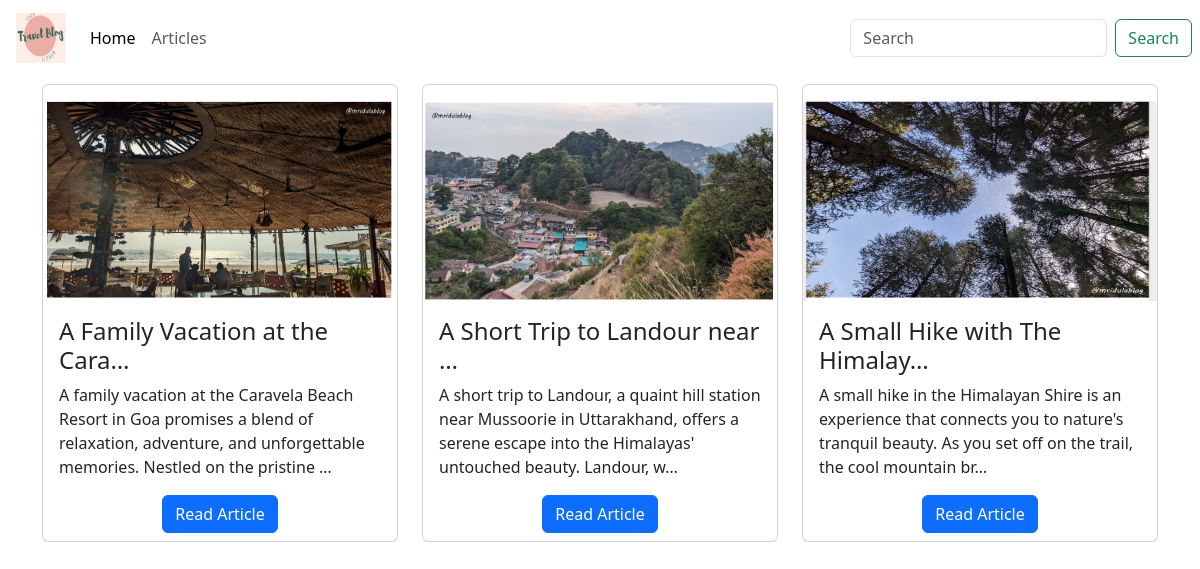
Before: /blog/all with the older database file.
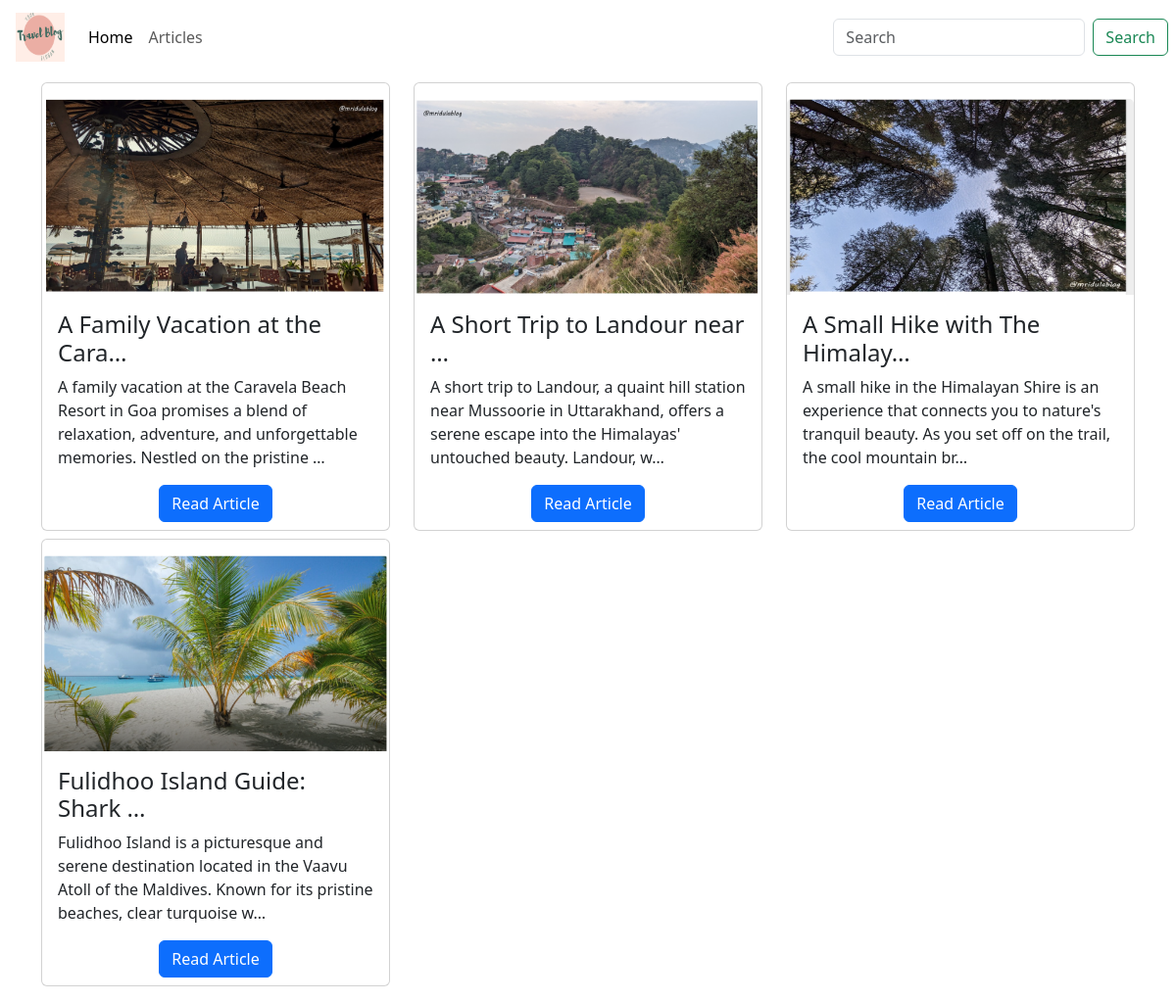
After: the same page with the newer database file.
### blog/models.py (models this page shows)
class Article(models.Model):
    author = models.ForeignKey('auth.User', on_delete=models.CASCADE)
    title = models.CharField(max_length = 150)
    content = models.TextField()
    image = models.ImageField(upload_to="articles/")
    created_at = models.DateTimeField(auto_now_add=True)

### blog/views.py (the view)
# urls.py: path("blog/all", blog_views.blog_list_view, name = "blog_list"),
def blog_list_view(request):
    return render(
        request,
        'blog_list.html',
        context={
            'articles': Article.objects.all()
        }
    )

### templates/blog_list.html (shortened to what this page needs)
{% extends 'layout/base.html' %}
{% block content %}
<div class="container my-2">
    <div class="row">
        {% for item in articles %}
        <div class="col-md-4 mb-2 d-flex">
            <div class="card h-100 d-flex align-items-center">
                <img class="card-img-top mt-3 img-fluid" src="{{item.image.url}}" alt="{{item.title}}"
                    style="height: 200px;" />
                <div class="card-body">
                    <h4 class="card-title">{{item.title|truncatechars:30}}</h4>
                    <p class="card-text">{{item.content|truncatechars:150}}</p>
                </div>
                <a href="{% url 'article' item.id %}" class="btn btn-primary w-auto mb-2">Read Article</a>
            </div>
        </div>
        {% endfor %}
    </div>
</div>
{% endblock content %}

Changed rows visible on the page:
added Article: image (picture), title "Fulidhoo Island Guide: Shark …", content "Fulidhoo Island is a picturesque and serene destination located in the Vaavu Atoll of the Maldives. Known for its pristine beaches, clear turquoise w…"
